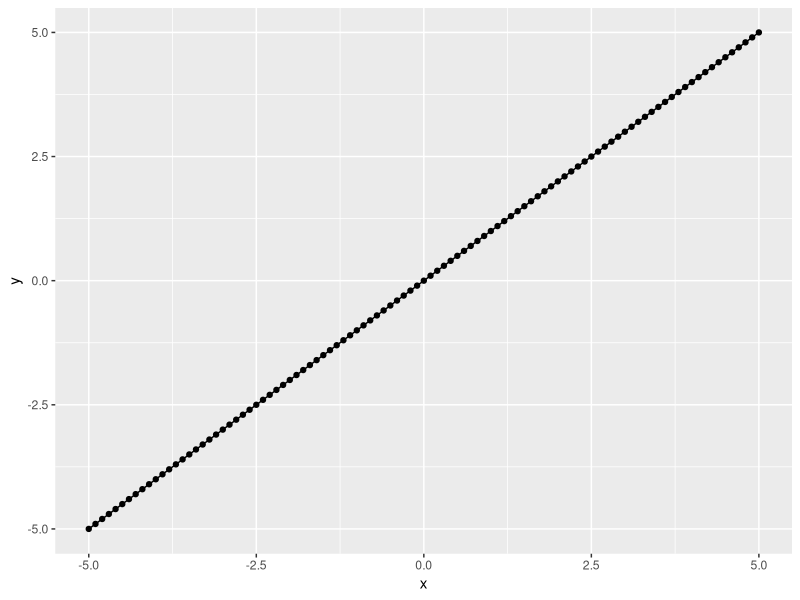

Reproduce this figure in R.
## ---- chunk 1

## ---- chunk 2
library("ggplot2")

eq = function(x){x}
data <- data.frame(x=c(1, 3))

p <- ggplot(data, aes(x=x)) + 
  stat_function(fun=eq, geom="line") + 
  stat_function(fun=eq, geom="point") +
  xlab("x") + 
  ylab("y") +
  xlim(-5,5) 
p
